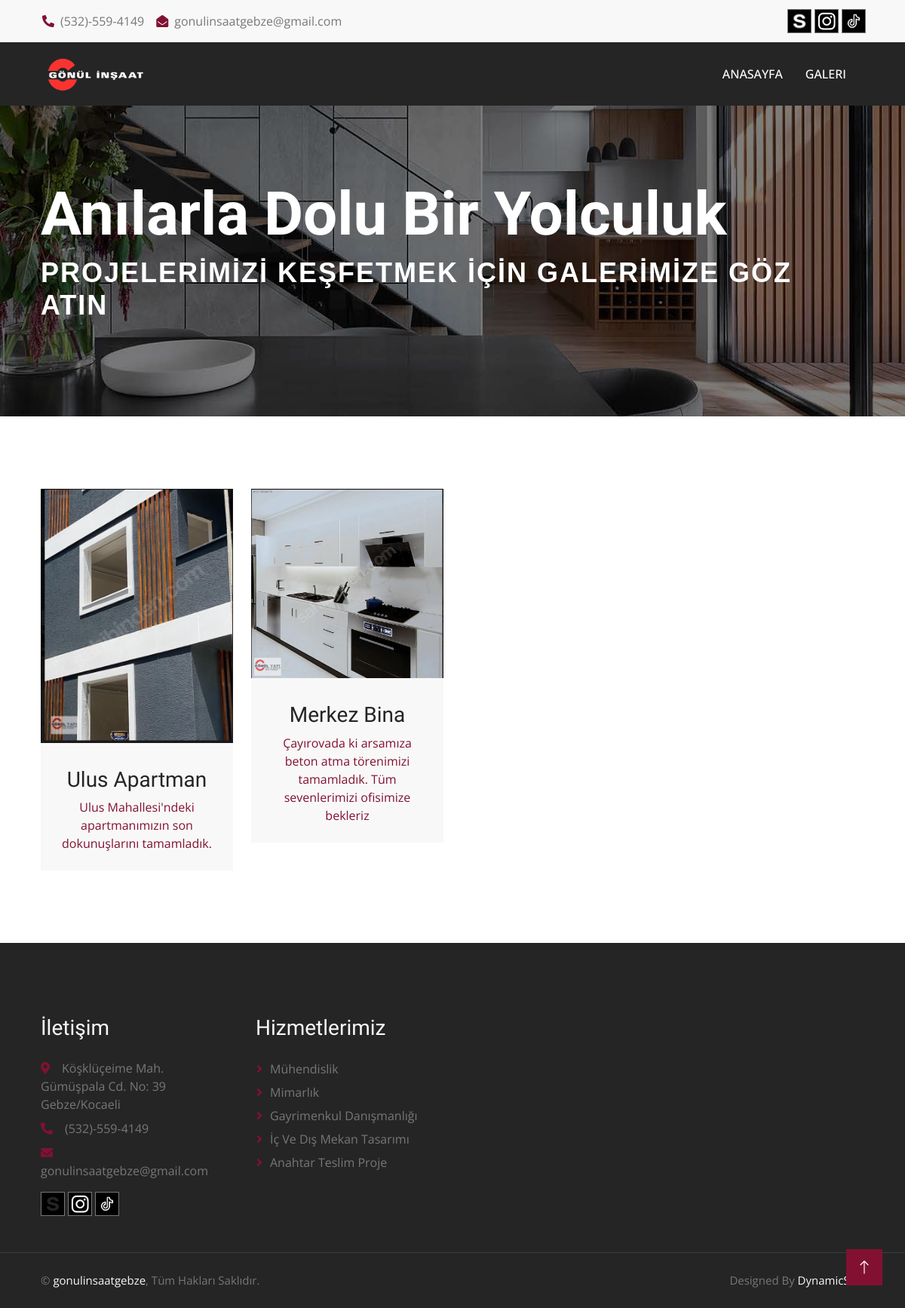
Page /gallery/ on the committed database.
### home/models.py (models this page shows, shortened)
class SocialMedia(models.Model):
    name = models.CharField(max_length=50, verbose_name="Sosyal Medya Platformu")
    icon_image = models.ImageField(upload_to='social_media_icons/', verbose_name="İkon Resmi", default='social_media_icons/default_image.jpg')
    url = models.URLField(max_length=200, verbose_name="Link")
    class Meta:
        verbose_name = "Sosyal Medya"
        verbose_name_plural = "Sosyal Medya"

class Logo(models.Model):
    name = models.CharField(max_length=50, verbose_name="Logo Adı")
    image = models.ImageField(upload_to='logo/', verbose_name="Logo Resmi", default='logo/default_image.jpg')
    class Meta:
        verbose_name = "Logo"
        verbose_name_plural = "Logolar"

### gallery/models.py (models this page shows, shortened)
class Post(models.Model):
    title = models.CharField(max_length=200, verbose_name="Başlık")
    content = models.TextField(verbose_name="İçerik")
    image = models.ImageField(upload_to='posts/', verbose_name="Gönderi Resmi")
    created_at = models.DateTimeField(auto_now_add=True, verbose_name="Oluşturulma Tarihi")
    updated_at = models.DateTimeField(auto_now=True, verbose_name="Güncellenme Tarihi")
    class Meta:
        verbose_name = "Gönderi"
        verbose_name_plural = "Gönderiler"
        ordering = ['-created_at']
    class Meta:
        verbose_name = "Gönderi"
        verbose_name_plural = "Gönderiler"
        ordering = ['-created_at']

### gallery/views.py (the view)
# urls.py: path('gallery/', gallery.views.gallery, name='gallery'),
def gallery(request):
    sliders = Slider.objects.all()
    about = AboutUs.objects.first()
    services=Service.objects.all()
    social_media_links = SocialMedia.objects.all()
    projects = Project.objects.all()
    gallerys = Post.objects.all()
    logo=Logo.objects.first()
    context = {
        'sliders': sliders,
        'about_us': about,
        'services':services,
        'social_media_links': social_media_links,
        'projects': projects,
        'gallerys': gallerys,
        'logo':logo
    }
    return render(request, 'gallery.html',context=context)

### templates/gallery.html (shortened to what this page needs)
{% load static %}
<!DOCTYPE html>
<html lang="en">
{% include 'includes/head.html' %}
<body>
    {% include 'includes/topbar.html' %}
    {% include 'includes/navbar.html' %}
  <div class="container-fluid page-header py-5 mb-5 wow fadeIn" data-wow-delay="0.1s"
  style="background: linear-gradient(rgba(0, 0, 0, .5), rgba(0, 0, 0, .5)), url('{% get_media_prefix %}img/carousel-1.jpg') center center no-repeat; background-size: cover;">
 <div class="container py-5">
     <h1 class="display-1 text-white animated slideInDown">Anılarla Dolu Bir Yolculuk</h1>
     <nav aria-label="breadcrumb animated slideInDown">
         <ol class="breadcrumb text-uppercase mb-0">
             <h2 class="text-white">PROJELERİMİZİ KEŞFETMEK İÇİN GALERİMİZE GÖZ ATIN</h2>
         </ol>
     </nav>
 </div>
</div>
    {% include 'includes/gallery_card.html' %}
    {% include 'includes/footer.html' %}
    <a href="#" class="btn btn-lg btn-primary btn-lg-square back-to-top"><i class="bi bi-arrow-up"></i></a>
</body>
</html>

### templates/includes/head.html (shortened to what this page needs)
{% load static %}
<head>
    <link href="https://cdnjs.cloudflare.com/ajax/libs/font-awesome/5.10.0/css/all.min.css" rel="stylesheet">
    <link href="https://cdn.jsdelivr.net/npm/bootstrap-icons@1.4.1/font/bootstrap-icons.css" rel="stylesheet">
    <link href="https://cdn.jsdelivr.net/npm/bootstrap@5.3.0-alpha1/dist/css/bootstrap.min.css" rel="stylesheet">
    <link href="{% static 'lib/animate/animate.min.css' %}" rel="stylesheet">
    <link href="{% static 'lib/owlcarousel/assets/owl.carousel.min.css' %}" rel="stylesheet">
    <link href="{% static 'lib/tempusdominus/css/tempusdominus-bootstrap-4.min.css' %}" rel="stylesheet" />
    <link href="{% static 'css/bootstrap.min.css' %}" rel="stylesheet">
    <link href="{% static 'css/style.css' %}" rel="stylesheet">
</head>

### templates/includes/spinner.html (shortened to what this page needs)
{% load static %}

### templates/includes/topbar.html
{%load static %}
<div class="container-fluid bg-light p-0 wow fadeIn" data-wow-delay="0.1s">
    <div class="row gx-0 d-none d-lg-flex">
        <div class="col-lg-7 px-5 text-start">
            <div class="h-100 d-inline-flex align-items-center py-3 me-3">
                <a class="text-body px-2" href="tel:+905325594149"><i class="fa fa-phone-alt text-primary me-2"></i>(532)-559-4149</a>
                <a class="text-body px-2" href="mailto:info@example.com"><i class="fa fa-envelope-open text-primary me-2"></i>gonulinsaatgebze@gmail.com</a>
            </div>
        </div>
        <div class="col-lg-5 px-5 text-end">
            <div class="h-100 d-inline-flex align-items-center">
                {% for social in social_media_links %}
                    <a class="btn btn-sm-square btn-outline-body me-1" href="{{ social.url }}" target="_blank">
                        <img src="{{ social.icon_image.url }}" alt="{{ social.name }}" style="width: 30px; height: 30px;">
                    </a>
                {% endfor %}
            </div>
        </div>
    </div>
</div>

### templates/includes/navbar.html (shortened to what this page needs)
<nav class="navbar navbar-expand-lg bg-dark navbar-light sticky-top py-lg-0 px-lg-5 wow fadeIn" data-wow-delay="0.1s">
    <a href="{% url 'index' %}" class="navbar-brand ms-4 ms-lg-0">
        <h1 class="text-primary m-0"><img class="me-3" src="{{ logo.image.url }}" width="150" alt="Icon"></h1>
    </a>
    <div class="collapse navbar-collapse" id="navbarCollapse">
        <div class="navbar-nav ms-auto p-4 p-lg-0">
            <a href="{% url 'index' %}" class="nav-item nav-link active" style="color: white;">Anasayfa</a>
            <a href="{% url 'gallery' %}" class="nav-item nav-link" style="color: white;">Galeri</a>
        </div>
    </div>
</nav>

### templates/includes/gallery_card.html
{% load static %}
<div class="container-xxl py-5">
    <div class="container">
        <div class="row g-0 team-items">
            {% for gallery in gallerys %}
                <div class="col-lg-3 col-md-6 wow fadeInUp" data-wow-delay="0.1s">
                    <div class="team-item position-relative">
                        <div class="position-relative">
                            <img class="img-fluid" src="{{ gallery.image.url }}" alt="">
                        </div>
                        <div class="bg-light text-center p-4">
                            <h3 class="mt-2">{{ gallery.title }}</h3>
                            <span class="text-primary">{{ gallery.content }}</span>
                        </div>
                    </div>
                </div>
            {% endfor %}
        </div>
    </div>
</div>

### templates/includes/footer.html (shortened to what this page needs)
{% load static %}
<div class="container-fluid bg-dark text-body footer mt-5 pt-5 px-0 wow fadeIn" data-wow-delay="0.1s">
    <div class="container py-5">
        <div class="row g-5">
            <div class="col-lg-3 col-md-6">
                <h3 class="text-light mb-4">İletişim</h3>
                <p class="mb-2"><i class="fa fa-map-marker-alt text-primary me-3"></i>Köşklüçeime Mah. Gümüşpala Cd. No: 39 <br> Gebze/Kocaeli</p>
                <p class="mb-2"><i class="fa fa-phone-alt text-primary me-3"></i>(532)-559-4149</p>
                <p class="mb-2"><i class="fa fa-envelope text-primary me-3"></i>gonulinsaatgebze@gmail.com</p>
                <div class="d-flex pt-2">
                    {% for social in social_media_links %}
                    <a class="btn btn-sm-square btn-outline-body me-1" href="{{ social.url }}" target="_blank">
                        <img src="{{ social.icon_image.url }}" alt="{{ social.name }}" style="width: 30px; height: 30px;">
                    </a>
                    {% endfor %}
                </div>
            </div>
            <div class="col-lg-3 col-md-6">
                <h3 class="text-light mb-4">Hizmetlerimiz</h3>
                <a class="btn btn-link" href="">Mühendislik</a>
                <a class="btn btn-link" href="">Mimarlık</a>
                <a class="btn btn-link" href="">Gayrimenkul Danışmanlığı</a>
                <a class="btn btn-link" href="">İç ve Dış Mekan Tasarımı</a>
                <a class="btn btn-link" href="">Anahtar Teslim Proje</a>
            </div>
        </div>
    </div>
    <div class="container-fluid copyright">
        <div class="container">
            <div class="row">
                <div class="col-md-6 text-center text-md-start mb-3 mb-md-0">
                    &copy; <a href="#">gonulinsaatgebze</a>, Tüm Hakları Saklıdır.
                </div>
                <div class="col-md-6 text-center text-md-end">
                    Designed By <a href="#">DynamicSoft</a>
                </div>
            </div>
        </div>
    </div>
</div>

### static/css/style.css (style rules this page uses)
:root { --primary: #821131; --light: #F8F8F8; --dark: #252525; }
h1, h2, .h1, .h2, .fw-bold { font-weight: 600 !important; }
h3, h4, .h3, .h4, .fw-medium { font-weight: 500 !important; }
.back-to-top { position: fixed; display: none; right: 30px; bottom: 30px; z-index: 99; }
.btn { font-weight: 500; transition: .5s; }
.btn.btn-primary, .btn.btn-secondary { color: #FFFFFF; }
.btn-sm-square { width: 32px; height: 32px; }
.btn-lg-square { width: 48px; height: 48px; }
.btn-square, .btn-sm-square, .btn-lg-square { padding: 0; display: flex; align-items: center; justify-content: center; font-weight: normal; }
.btn-outline-body { color: var(--primary); border-color: #777777; }
.navbar .navbar-nav .nav-link { margin-right: 30px; padding: 30px 0; color: var(--dark); font-weight: 500; text-transform: uppercase; outline: none; }
.navbar .navbar-nav .nav-link:hover, .navbar .navbar-nav .nav-link.active { color: var(--primary); }
.navbar.sticky-top { top: -100px; transition: .5s; }
.page-header { background: linear-gradient(rgba(0, 0, 0, .5), rgba(0, 0, 0, .5)), url(../img/carousel-1.jpg) center center no-repeat; background-size: cover; }
h2 { font-family: 'Arial', sans-serif; color: #222; font-size: 36px; font-weight: 600; text-transform: uppercase; letter-spacing: 2px; margin-bottom: 30px; }
.team-items { margin: -.75rem; }
.team-item { padding: .75rem; }
.team-item::after { position: absolute; content: ""; width: 100%; height: 0; top: 0; left: 0; background: #FFFFFF; transition: .5s; z-index: -1; }
.footer .btn.btn-link { display: block; margin-bottom: 5px; padding: 0; text-align: left; color: #777777; font-weight: normal; text-transform: capitalize; transition: .3s; }
.footer .btn.btn-link::before { position: relative; content: "\f105"; font-family: "Font Awesome 5 Free"; font-weight: 900; color: var(--primary); margin-right: 10px; }
.footer .copyright { padding: 25px 0; font-size: 15px; border-top: 1px solid rgba(256, 256, 256, .1); }
.footer .copyright a { color: var(--light); }

### rows in the picture
SocialMedia: icon_image (picture)
SocialMedia: icon_image (picture)
SocialMedia: icon_image (picture)
Logo: image (picture)
Post: image (picture), title "Ulus Apartman", content "Ulus Mahallesi'ndeki apartmanımızın son dokunuşlarını tamamladık."
Post: image (picture), title "Merkez Bina", content "Çayırovada ki arsamıza beton atma törenimizi tamamladık. Tüm sevenlerimizi ofisimize bekleriz"
